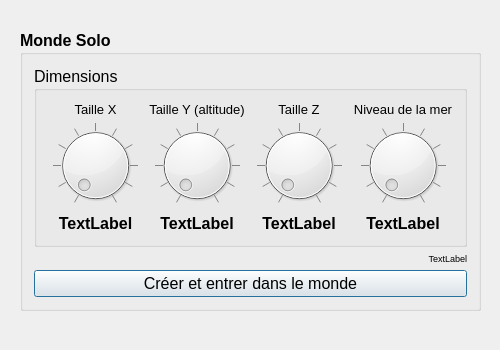
<?xml version="1.0" encoding="UTF-8"?>
<ui version="4.0">
 <class>CraftuxHome</class>
 <widget class="QWidget" name="CraftuxHome">
  <property name="geometry">
   <rect>
    <x>0</x>
    <y>0</y>
    <width>500</width>
    <height>350</height>
   </rect>
  </property>
  <property name="sizePolicy">
   <sizepolicy hsizetype="Expanding" vsizetype="Expanding">
    <horstretch>0</horstretch>
    <verstretch>0</verstretch>
   </sizepolicy>
  </property>
  <property name="minimumSize">
   <size>
    <width>500</width>
    <height>350</height>
   </size>
  </property>
  <property name="maximumSize">
   <size>
    <width>500</width>
    <height>350</height>
   </size>
  </property>
  <property name="windowTitle">
   <string>Bienvenue dans CrafTuX</string>
  </property>
  <widget class="QGroupBox" name="groupBox">
   <property name="geometry">
    <rect>
     <x>20</x>
     <y>30</y>
     <width>461</width>
     <height>281</height>
    </rect>
   </property>
   <property name="sizePolicy">
    <sizepolicy hsizetype="Fixed" vsizetype="Fixed">
     <horstretch>0</horstretch>
     <verstretch>0</verstretch>
    </sizepolicy>
   </property>
   <property name="font">
    <font>
     <pointsize>12</pointsize>
     <weight>75</weight>
     <bold>true</bold>
     <kerning>true</kerning>
    </font>
   </property>
   <property name="title">
    <string>Monde Solo</string>
   </property>
   <layout class="QVBoxLayout" name="verticalLayout_3">
    <item>
     <widget class="QGroupBox" name="groupBox_2">
      <property name="font">
       <font>
        <weight>50</weight>
        <bold>false</bold>
       </font>
      </property>
      <property name="title">
       <string>Dimensions</string>
      </property>
      <layout class="QHBoxLayout" name="horizontalLayout">
       <item>
        <layout class="QVBoxLayout" name="verticalLayout_2">
         <item>
          <widget class="QLabel" name="label">
           <property name="font">
            <font>
             <pointsize>10</pointsize>
             <weight>50</weight>
             <bold>false</bold>
            </font>
           </property>
           <property name="text">
            <string>Taille X</string>
           </property>
           <property name="alignment">
            <set>Qt::AlignCenter</set>
           </property>
          </widget>
         </item>
         <item>
          <widget class="QDial" name="dial">
           <property name="cursor">
            <cursorShape>OpenHandCursor</cursorShape>
           </property>
           <property name="notchTarget">
            <double>10.000000000000000</double>
           </property>
           <property name="notchesVisible">
            <bool>true</bool>
           </property>
          </widget>
         </item>
         <item>
          <widget class="QLabel" name="label_2">
           <property name="font">
            <font>
             <pointsize>12</pointsize>
             <weight>75</weight>
             <bold>true</bold>
            </font>
           </property>
           <property name="text">
            <string>TextLabel</string>
           </property>
           <property name="alignment">
            <set>Qt::AlignCenter</set>
           </property>
          </widget>
         </item>
        </layout>
       </item>
       <item>
        <layout class="QVBoxLayout" name="verticalLayout_4">
         <item>
          <widget class="QLabel" name="label_3">
           <property name="font">
            <font>
             <pointsize>10</pointsize>
             <weight>50</weight>
             <bold>false</bold>
            </font>
           </property>
           <property name="text">
            <string>Taille Y (altitude)</string>
           </property>
           <property name="alignment">
            <set>Qt::AlignCenter</set>
           </property>
          </widget>
         </item>
         <item>
          <widget class="QDial" name="dial_2">
           <property name="cursor">
            <cursorShape>OpenHandCursor</cursorShape>
           </property>
           <property name="notchTarget">
            <double>10.000000000000000</double>
           </property>
           <property name="notchesVisible">
            <bool>true</bool>
           </property>
          </widget>
         </item>
         <item>
          <widget class="QLabel" name="label_4">
           <property name="font">
            <font>
             <pointsize>12</pointsize>
             <weight>75</weight>
             <bold>true</bold>
            </font>
           </property>
           <property name="text">
            <string>TextLabel</string>
           </property>
           <property name="alignment">
            <set>Qt::AlignCenter</set>
           </property>
          </widget>
         </item>
        </layout>
       </item>
       <item>
        <layout class="QVBoxLayout" name="verticalLayout_5">
         <item>
          <widget class="QLabel" name="label_5">
           <property name="font">
            <font>
             <pointsize>10</pointsize>
             <weight>50</weight>
             <bold>false</bold>
            </font>
           </property>
           <property name="text">
            <string>Taille Z</string>
           </property>
           <property name="alignment">
            <set>Qt::AlignCenter</set>
           </property>
          </widget>
         </item>
         <item>
          <widget class="QDial" name="dial_3">
           <property name="cursor">
            <cursorShape>OpenHandCursor</cursorShape>
           </property>
           <property name="notchTarget">
            <double>10.000000000000000</double>
           </property>
           <property name="notchesVisible">
            <bool>true</bool>
           </property>
          </widget>
         </item>
         <item>
          <widget class="QLabel" name="label_6">
           <property name="font">
            <font>
             <pointsize>12</pointsize>
             <weight>75</weight>
             <bold>true</bold>
            </font>
           </property>
           <property name="text">
            <string>TextLabel</string>
           </property>
           <property name="alignment">
            <set>Qt::AlignCenter</set>
           </property>
          </widget>
         </item>
        </layout>
       </item>
       <item>
        <layout class="QVBoxLayout" name="verticalLayout_7">
         <item>
          <widget class="QLabel" name="label_9">
           <property name="font">
            <font>
             <pointsize>10</pointsize>
             <weight>50</weight>
             <bold>false</bold>
            </font>
           </property>
           <property name="text">
            <string>Niveau de la mer</string>
           </property>
           <property name="alignment">
            <set>Qt::AlignCenter</set>
           </property>
          </widget>
         </item>
         <item>
          <widget class="QDial" name="dial_5">
           <property name="cursor">
            <cursorShape>OpenHandCursor</cursorShape>
           </property>
           <property name="notchTarget">
            <double>10.000000000000000</double>
           </property>
           <property name="notchesVisible">
            <bool>true</bool>
           </property>
          </widget>
         </item>
         <item>
          <widget class="QLabel" name="label_10">
           <property name="font">
            <font>
             <pointsize>12</pointsize>
             <weight>75</weight>
             <bold>true</bold>
            </font>
           </property>
           <property name="text">
            <string>TextLabel</string>
           </property>
           <property name="alignment">
            <set>Qt::AlignCenter</set>
           </property>
          </widget>
         </item>
        </layout>
       </item>
      </layout>
     </widget>
    </item>
    <item>
     <widget class="QLabel" name="label_11">
      <property name="font">
       <font>
        <pointsize>7</pointsize>
        <weight>50</weight>
        <bold>false</bold>
       </font>
      </property>
      <property name="text">
       <string>TextLabel</string>
      </property>
      <property name="alignment">
       <set>Qt::AlignRight|Qt::AlignTop|Qt::AlignTrailing</set>
      </property>
     </widget>
    </item>
    <item>
     <layout class="QVBoxLayout" name="verticalLayout">
      <item>
       <widget class="QPushButton" name="TestButton">
        <property name="sizePolicy">
         <sizepolicy hsizetype="Expanding" vsizetype="Minimum">
          <horstretch>0</horstretch>
          <verstretch>0</verstretch>
         </sizepolicy>
        </property>
        <property name="font">
         <font>
          <weight>50</weight>
          <bold>false</bold>
         </font>
        </property>
        <property name="cursor">
         <cursorShape>PointingHandCursor</cursorShape>
        </property>
        <property name="focusPolicy">
         <enum>Qt::WheelFocus</enum>
        </property>
        <property name="autoFillBackground">
         <bool>false</bool>
        </property>
        <property name="text">
         <string>Créer et entrer dans le monde</string>
        </property>
        <property name="shortcut">
         <string comment="ENTER"/>
        </property>
        <property name="checkable">
         <bool>false</bool>
        </property>
        <property name="autoRepeat">
         <bool>false</bool>
        </property>
        <property name="autoDefault">
         <bool>true</bool>
        </property>
        <property name="default">
         <bool>true</bool>
        </property>
        <property name="flat">
         <bool>false</bool>
        </property>
       </widget>
      </item>
     </layout>
    </item>
   </layout>
  </widget>
 </widget>
 <layoutdefault spacing="6" margin="11"/>
 <resources/>
 <connections/>
</ui>
